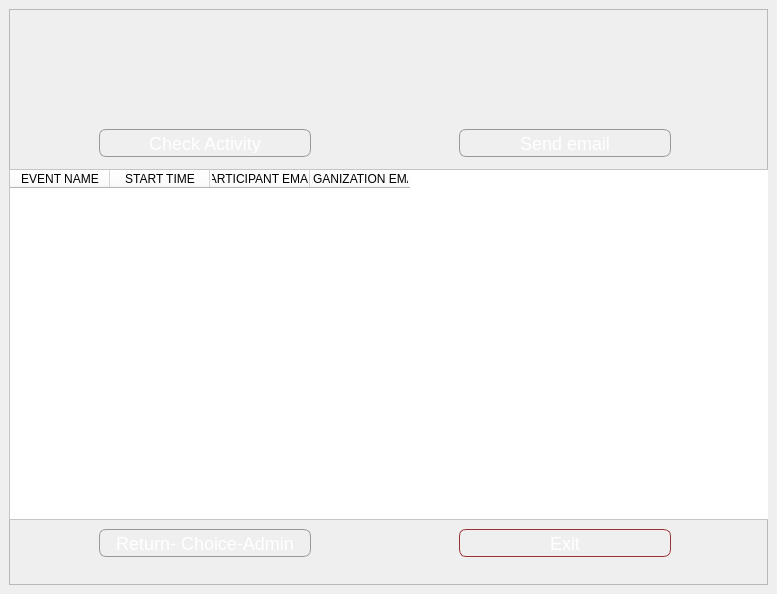
<?xml version="1.0" encoding="UTF-8"?>
<ui version="4.0">
 <class>MainWindow</class>
 <widget class="QMainWindow" name="MainWindow">
  <property name="geometry">
   <rect>
    <x>0</x>
    <y>0</y>
    <width>777</width>
    <height>594</height>
   </rect>
  </property>
  <property name="windowTitle">
   <string>MainWindow</string>
  </property>
  <property name="styleSheet">
   <string notr="true">#MyLoginForm {
background: white;
}

</string>
  </property>
  <widget class="QWidget" name="centralwidget">
   <layout class="QVBoxLayout" name="verticalLayout">
    <item>
     <widget class="QFrame" name="mainFrame">
      <property name="styleSheet">
       <string notr="true"/>
      </property>
      <property name="frameShape">
       <enum>QFrame::StyledPanel</enum>
      </property>
      <property name="frameShadow">
       <enum>QFrame::Raised</enum>
      </property>
      <widget class="QPushButton" name="pushButton">
       <property name="geometry">
        <rect>
         <x>90</x>
         <y>120</y>
         <width>212</width>
         <height>28</height>
        </rect>
       </property>
       <property name="styleSheet">
        <string notr="true">QPushButton {
    color: white;
    background-color: qlineargradient(x1:0, y1:0, x2:0, y2:1,
                                       stop:0 #CCCCCC,
                                       stop:0.1 #DDDDDD,
                                       stop:0.49 #AAAAAA,
                                       stop:0.5 #999999,
                                       stop:1 #AAAAAA);
    border-width: 1px;
    border-color: #999999;
    border-style: solid;
    border-radius: 7px;
    padding: 3px;
    font-size: 18px;
    padding-left: 5px;
    padding-right: 5px;
    min-width: 200px;
    max-width: 200px;
    min-height: 20px;
    max-height: 20px;
}

QPushButton:hover {
    background-color: qlineargradient(x1:0, y1:0, x2:0, y2:1,
                                       stop:0 #DDDDDD,
                                       stop:0.1 #EEEEEE,
                                       stop:0.49 #BBBBBB,
                                       stop:0.5 #AAAAAA,
                                       stop:1 #BBBBBB);
}

QPushButton:pressed {
    background-color: qlineargradient(x1:0, y1:0, x2:0, y2:1,
                                       stop:0 #AAAAAA,
                                       stop:0.1 #BBBBBB,
                                       stop:0.49 #888888,
                                       stop:0.5 #777777,
                                       stop:1 #888888);
}
</string>
       </property>
       <property name="text">
        <string>Check Activity</string>
       </property>
       <property name="icon">
        <iconset>
         <normaloff>../../Users/Durak/Downloads/browse_activity_FILL0_wght400_GRAD0_opsz24.png</normaloff>../../Users/Durak/Downloads/browse_activity_FILL0_wght400_GRAD0_opsz24.png</iconset>
       </property>
      </widget>
      <widget class="QLabel" name="label_3">
       <property name="enabled">
        <bool>true</bool>
       </property>
       <property name="geometry">
        <rect>
         <x>120</x>
         <y>0</y>
         <width>81</width>
         <height>101</height>
        </rect>
       </property>
       <property name="autoFillBackground">
        <bool>false</bool>
       </property>
       <property name="styleSheet">
        <string notr="true"/>
       </property>
       <property name="frameShadow">
        <enum>QFrame::Plain</enum>
       </property>
       <property name="text">
        <string/>
       </property>
       <property name="pixmap">
        <pixmap>VIT3/logo1.png</pixmap>
       </property>
       <property name="scaledContents">
        <bool>true</bool>
       </property>
      </widget>
      <widget class="QPushButton" name="pushButton_2">
       <property name="geometry">
        <rect>
         <x>450</x>
         <y>520</y>
         <width>212</width>
         <height>28</height>
        </rect>
       </property>
       <property name="styleSheet">
        <string notr="true">QPushButton {
    color: white;
    background-color: qlineargradient(x1:0, y1:0, x2:0, y2:1,
                                       stop:0 #ff6666,
                                       stop:0.1 #ff7777,
                                       stop:0.49 #cc3333,
                                       stop:0.5 #bb2244,
                                       stop:1 #cc3333);
    border-width: 1px;
    border-color: #993333;
    border-style: solid;
    border-radius: 7px;
    padding: 3px;
    font-size: 18px;
    padding-left: 5px;
    padding-right: 5px;
    min-width: 100px;
    max-width: 300px;
    min-height: 20px;
    max-height: 20px;
}

QPushButton:hover {
    background-color: qlineargradient(x1:0, y1:0, x2:0, y2:1,
                                       stop:0 #ff8888,
                                       stop:0.1 #ff9999,
                                       stop:0.49 #cc5555,
                                       stop:0.5 #bb3355,
                                       stop:1 #cc5555);
}

QPushButton:pressed {
    background-color: qlineargradient(x1:0, y1:0, x2:0, y2:1,
                                       stop:0 #ff4444,
                                       stop:0.1 #ff5555,
                                       stop:0.49 #cc1111,
                                       stop:0.5 #aa0022,
                                       stop:1 #cc1111);
}
</string>
       </property>
       <property name="text">
        <string>Exit</string>
       </property>
       <property name="icon">
        <iconset>
         <normaloff>../../Users/Durak/Downloads/close_FILL0_wght400_GRAD0_opsz24.png</normaloff>../../Users/Durak/Downloads/close_FILL0_wght400_GRAD0_opsz24.png</iconset>
       </property>
      </widget>
      <widget class="QLabel" name="label_4">
       <property name="geometry">
        <rect>
         <x>240</x>
         <y>10</y>
         <width>361</width>
         <height>61</height>
        </rect>
       </property>
       <property name="autoFillBackground">
        <bool>false</bool>
       </property>
       <property name="styleSheet">
        <string notr="true"/>
       </property>
       <property name="text">
        <string/>
       </property>
       <property name="pixmap">
        <pixmap>VIT3/logo2.png</pixmap>
       </property>
       <property name="scaledContents">
        <bool>true</bool>
       </property>
      </widget>
      <widget class="QPushButton" name="pushButton_3">
       <property name="geometry">
        <rect>
         <x>90</x>
         <y>520</y>
         <width>212</width>
         <height>28</height>
        </rect>
       </property>
       <property name="styleSheet">
        <string notr="true">QPushButton {
    color: white;
    background-color: qlineargradient(x1:0, y1:0, x2:0, y2:1,
                                       stop:0 #CCCCCC,
                                       stop:0.1 #DDDDDD,
                                       stop:0.49 #AAAAAA,
                                       stop:0.5 #999999,
                                       stop:1 #AAAAAA);
    border-width: 1px;
    border-color: #999999;
    border-style: solid;
    border-radius: 7px;
    padding: 3px;
    font-size: 18px;
    padding-left: 5px;
    padding-right: 5px;
    min-width: 200px;
    max-width: 200px;
    min-height: 20px;
    max-height: 20px;
}

QPushButton:hover {
    background-color: qlineargradient(x1:0, y1:0, x2:0, y2:1,
                                       stop:0 #DDDDDD,
                                       stop:0.1 #EEEEEE,
                                       stop:0.49 #BBBBBB,
                                       stop:0.5 #AAAAAA,
                                       stop:1 #BBBBBB);
}

QPushButton:pressed {
    background-color: qlineargradient(x1:0, y1:0, x2:0, y2:1,
                                       stop:0 #AAAAAA,
                                       stop:0.1 #BBBBBB,
                                       stop:0.49 #888888,
                                       stop:0.5 #777777,
                                       stop:1 #888888);
}
</string>
       </property>
       <property name="text">
        <string>Return- Choice-Admin</string>
       </property>
       <property name="icon">
        <iconset>
         <normaloff>../../Users/Durak/Downloads/choice.png</normaloff>../../Users/Durak/Downloads/choice.png</iconset>
       </property>
      </widget>
      <widget class="QPushButton" name="pushButton_4">
       <property name="geometry">
        <rect>
         <x>450</x>
         <y>120</y>
         <width>212</width>
         <height>28</height>
        </rect>
       </property>
       <property name="styleSheet">
        <string notr="true">QPushButton {
    color: white;
    background-color: qlineargradient(x1:0, y1:0, x2:0, y2:1,
                                       stop:0 #CCCCCC,
                                       stop:0.1 #DDDDDD,
                                       stop:0.49 #AAAAAA,
                                       stop:0.5 #999999,
                                       stop:1 #AAAAAA);
    border-width: 1px;
    border-color: #999999;
    border-style: solid;
    border-radius: 7px;
    padding: 3px;
    font-size: 18px;
    padding-left: 5px;
    padding-right: 5px;
    min-width: 200px;
    max-width: 200px;
    min-height: 20px;
    max-height: 20px;
}

QPushButton:hover {
    background-color: qlineargradient(x1:0, y1:0, x2:0, y2:1,
                                       stop:0 #DDDDDD,
                                       stop:0.1 #EEEEEE,
                                       stop:0.49 #BBBBBB,
                                       stop:0.5 #AAAAAA,
                                       stop:1 #BBBBBB);
}

QPushButton:pressed {
    background-color: qlineargradient(x1:0, y1:0, x2:0, y2:1,
                                       stop:0 #AAAAAA,
                                       stop:0.1 #BBBBBB,
                                       stop:0.49 #888888,
                                       stop:0.5 #777777,
                                       stop:1 #888888);
}
</string>
       </property>
       <property name="text">
        <string>Send email</string>
       </property>
       <property name="icon">
        <iconset>
         <normaloff>../../Users/Durak/Downloads/forward_to_inbox_FILL0_wght400_GRAD0_opsz24.png</normaloff>../../Users/Durak/Downloads/forward_to_inbox_FILL0_wght400_GRAD0_opsz24.png</iconset>
       </property>
      </widget>
      <widget class="QTableWidget" name="tableWidget">
       <property name="geometry">
        <rect>
         <x>0</x>
         <y>160</y>
         <width>781</width>
         <height>351</height>
        </rect>
       </property>
       <property name="styleSheet">
        <string notr="true">background:rgb(255, 255, 255)</string>
       </property>
       <property name="frameShape">
        <enum>QFrame::StyledPanel</enum>
       </property>
       <property name="frameShadow">
        <enum>QFrame::Sunken</enum>
       </property>
       <property name="lineWidth">
        <number>10</number>
       </property>
       <property name="midLineWidth">
        <number>10</number>
       </property>
       <column>
        <property name="text">
         <string>EVENT NAME</string>
        </property>
       </column>
       <column>
        <property name="text">
         <string>START TIME</string>
        </property>
       </column>
       <column>
        <property name="text">
         <string>PARTICIPANT EMAIL</string>
        </property>
       </column>
       <column>
        <property name="text">
         <string>ORGANIZATION EMAIL</string>
        </property>
       </column>
      </widget>
      <zorder>pushButton</zorder>
      <zorder>pushButton_2</zorder>
      <zorder>label_4</zorder>
      <zorder>label_3</zorder>
      <zorder>pushButton_3</zorder>
      <zorder>pushButton_4</zorder>
      <zorder>tableWidget</zorder>
     </widget>
    </item>
   </layout>
  </widget>
 </widget>
 <tabstops>
  <tabstop>pushButton</tabstop>
 </tabstops>
 <resources/>
 <connections/>
</ui>
